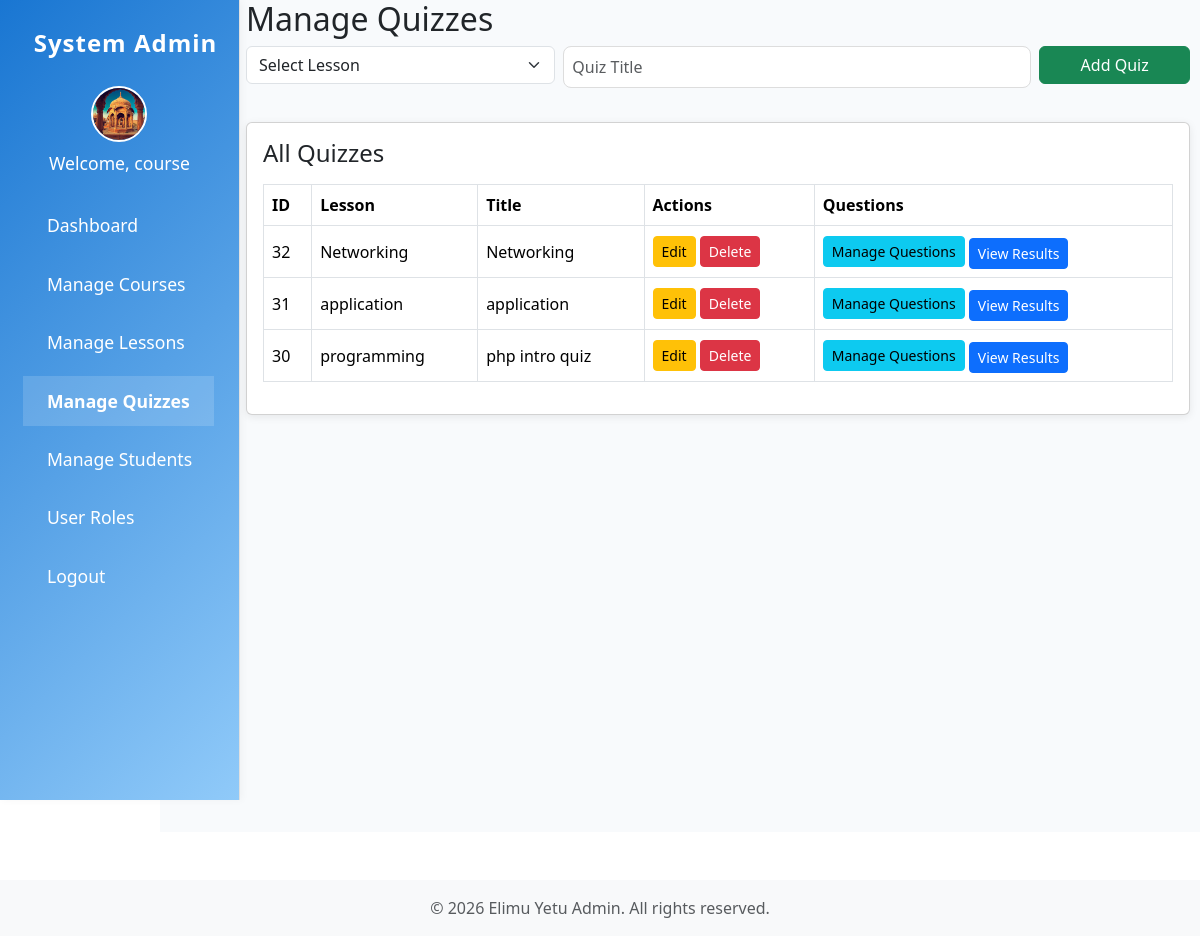
Screenshot of /admin/quizzes.php (signed in) with the database file from the repository.
### tables this page shows
CREATE TABLE `quizzes` (
  `id` int(11) NOT NULL,
  `lesson_id` int(11) NOT NULL,
  `title` varchar(100) NOT NULL,
  `questions` text DEFAULT NULL,
  `answers` text DEFAULT NULL
);

CREATE TABLE `lessons` (
  `id` int(11) NOT NULL,
  `course_id` int(11) NOT NULL,
  `title` varchar(100) NOT NULL,
  `content` text DEFAULT NULL,
  `content_url` varchar(255) DEFAULT NULL
);

### admin/quizzes.php (the view, shortened to what this page needs)
<?php
require_once '../includes/config.php';
include 'header.php';
?><!DOCTYPE html>
<html>
<head>
    <link rel="stylesheet" href="../assets/css/style.css">
    <link rel="stylesheet" href="../assets/css/bootstrap-5.3.7-dist/css/bootstrap.min.css">
</head>
<body>
    <div class="admin-content container mt-2">
        <h2>Manage Quizzes</h2>
        <form method="post" class="mb-4">
            <div class="row g-2">
                <div class="col-md-4">
                    <select name="lesson_id" class="form-select" required>
                        <option value="">Select Lesson</option>
                    </select>
                </div>
                <div class="col-md-6">
                    <input type="text" name="title" class="form-control" placeholder="Quiz Title" required>
                </div>
                <div class="col-md-2">
                    <button type="submit" name="add_quiz" class="btn btn-success w-100">Add Quiz</button>
                </div>
            </div>
        </form>
        <div class="card mt-4">
            <div class="card-body">
                <h4 class="mb-3">All Quizzes</h4>
                <table class="table table-bordered">
                    <thead>
                        <tr>
                            <th>ID</th>
                            <th>Lesson</th>
                            <th>Title</th>
                            <th>Actions</th>
                            <th>Questions</th>
                        </tr>
                    </thead>
                    <tbody>
                        <?php
                        $quizzes = $pdo->query('SELECT quizzes.*, lessons.title AS lesson_title FROM quizzes JOIN lessons ON quizzes.lesson_id = lessons.id ORDER BY quizzes.id DESC')->fetchAll(PDO::FETCH_ASSOC);
                        foreach ($quizzes as $quiz): ?>
                            <tr>
                                <td><?php echo $quiz['id']; ?></td>
                                <td><?php echo htmlspecialchars($quiz['lesson_title']); ?></td>
                                <td><?php echo htmlspecialchars($quiz['title']); ?></td>
                                <td>
                                    <a href="quizzes.php?edit=<?php echo $quiz['id']; ?>" class="btn btn-sm btn-warning">Edit</a>
                                    <a href="quizzes.php?delete=<?php echo $quiz['id']; ?>" class="btn btn-sm btn-danger" onclick="return confirm('Delete this quiz?');">Delete</a>
                                </td>
                                <td>
                                    <a href="manage_questions.php?quiz_id=<?php echo $quiz['id']; ?>" class="btn btn-sm btn-info">Manage Questions</a>
                                    <a href="quizzes.php?results=<?php echo $quiz['id']; ?>" class="btn btn-sm btn-primary mt-1">View Results</a>
                                </td>
                            </tr>
                        <?php endforeach; ?>
                    </tbody>
                </table>
            </div>
        </div>
    </div>
</body>
</html>
<?php include 'footer.php'; ?>

### assets/css/style.css (style rules this page uses)
* { box-sizing: border-box; }
html, body { height: 100%; margin: 0; padding: 0; font-family: 'Segoe UI', Arial, sans-serif; background: #f8fafc; color: #222; box-sizing: border-box; }
.admin-content { margin-left: 180px; padding: 32px 24px; width: 100%; min-height: 100vh; background: #f8fafc; overflow-x: hidden; }
.admin-content.container.mt-2 { margin-left: 50px !important; margin-top: 0 !important; padding-top: 0 !important; padding-left: 24px !important; padding-right: 10px !important; width: auto; min-height: 100vh; background: #f8fafc; overflow-x: hidden; box-sizing: border-box; }
.card { box-shadow: 0 2px 8px rgba(0,0,0,0.08); border-radius: 10px; }
.btn-primary, .btn-success, .btn-info, .btn-warning, .btn-danger { border-radius: 20px; padding: 8px 24px; }
.table th, .table td { vertical-align: middle !important; }
input[type="text"], input[type="email"], input[type="password"], input[type="date"], textarea { border-radius: 8px; border: 1px solid #ddd; padding: 8px; width: 100%; margin-bottom: 10px; }
.admin-content { margin-left: 160px !important; padding-top: 0 !important; padding-left: 12px !important; padding-right: 0 !important; background: #f8fafc; min-height: 100vh; width: auto; overflow-x: hidden; }
.container.mt-2 { margin-top: 0 !important; }

### admin/header.php (style rules this page uses)
.admin-content { margin-left: 240px; padding: 18px 16px; background: #f8fafc; min-height: 100vh; }

### rows the page displays
quizzes: id "32", lesson.title "Networking", title "Networking"
quizzes: id "31", lesson.title "application", title "application"
quizzes: id "30", lesson.title "programming", title "php intro quiz"

### other values shown
$adminName "course"
